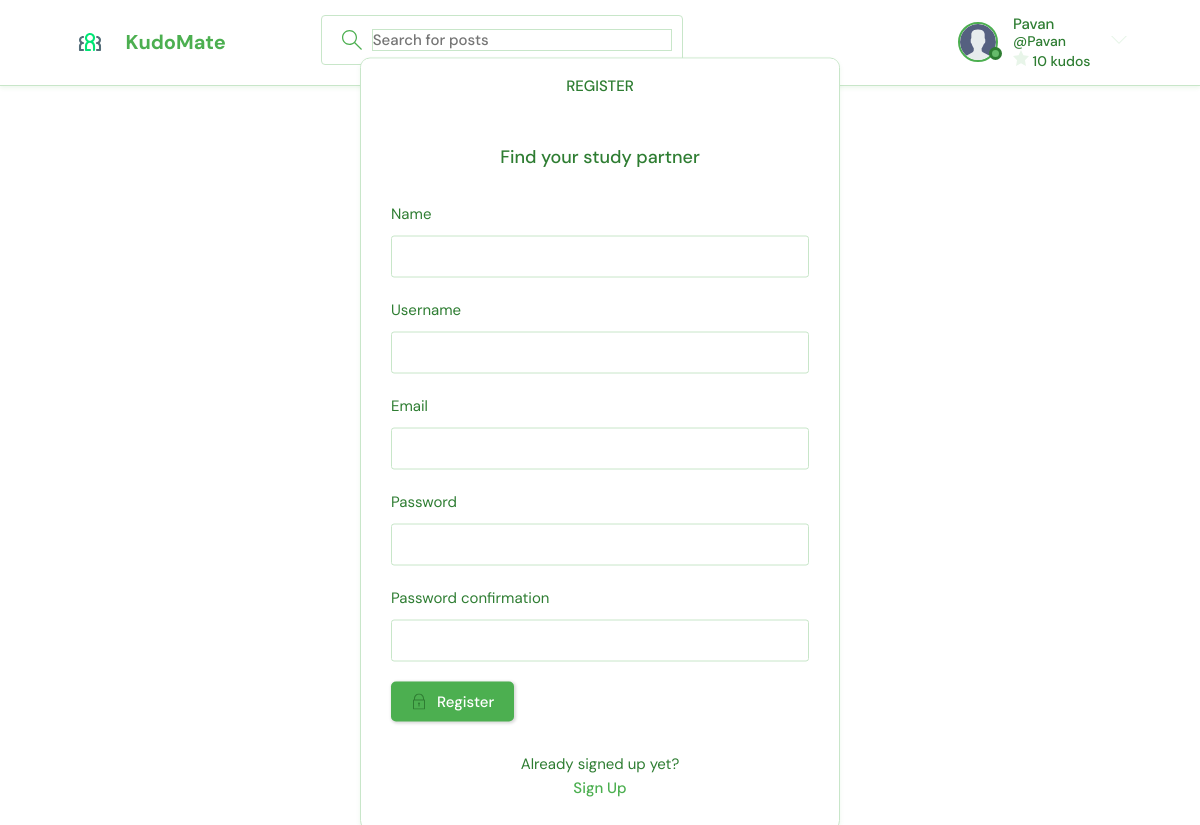
Page /register/ (signed in) on the committed database.
### base/models.py (models this page shows)
class User(AbstractUser):
    name = models.CharField(max_length=200, null=True)
    email = models.EmailField(unique=True, null=True)
    bio = models.TextField(null=True)
    avatar = models.ImageField(null=True, default="avatar.svg")
    credits = models.IntegerField(default=0)
    USERNAME_FIELD = 'email'
    REQUIRED_FIELDS = ['username']  # email is automatically required by USERNAME_FIELD
    objects = UserManager()

### base/views.py (the view, shortened to what this page needs)
# urls.py: path('register/', views.registerPage, name="register"),
def registerPage(request):
    form = MyUserCreationForm()
    return render(request, 'base/login_register.html', {'form': form})

### base/forms.py
class MyUserCreationForm(UserCreationForm):
    class Meta:
        model = User
        fields = ['name', 'username', 'email', 'password1', 'password2']

### base/templates/base/login_register.html (shortened to what this page needs)
{% extends 'main.html' %}
{% block content %}
<main class="auth layout">
  {% if page == 'login' %}
  <div class="container">
    <div class="layout__box">
      <div class="layout__boxHeader">
        <div class="layout__boxTitle">
          <h3>Login</h3>
        </div>
      </div>
      <div class="layout__body">
        <h2 class="auth__tagline">Find your study partner</h2>
        <form class="form" action="" method="POST">
          {% csrf_token %}
          <div class="form__group form__group">
            <label for="room_name">Email</label>
            <input id="username" name="email" type="email" placeholder="e.g. dennis_ivy@email.com />
          </div>
          <div class=" form__group">
            <label for="password">Password</label>
            <input id="password" name="password" type="password"
              placeholder="&bull;&bull;&bull;&bull;&bull;&bull;&bull;&bull;" />
          </div>
          <button class="btn btn--main" type="submit">
            <svg version="1.1" xmlns="http://www.w3.org/2000/svg" width="32" height="32" viewBox="0 0 32 32">
              <title>lock</title>
              <path
                d="M27 12h-1v-2c0-5.514-4.486-10-10-10s-10 4.486-10 10v2h-1c-0.553 0-1 0.447-1 1v18c0 0.553 0.447 1 1 1h22c0.553 0 1-0.447 1-1v-18c0-0.553-0.447-1-1-1zM8 10c0-4.411 3.589-8 8-8s8 3.589 8 8v2h-16v-2zM26 30h-20v-16h20v16z">
              </path>
              <path
                d="M15 21.694v4.306h2v-4.306c0.587-0.348 1-0.961 1-1.694 0-1.105-0.895-2-2-2s-2 0.895-2 2c0 0.732 0.413 1.345 1 1.694z">
              </path>
            </svg>
            Login
          </button>
        </form>
        <div class="auth__action">
          <p>Haven't signed up yet?</p>
          <a href="{% url 'register' %}" class="btn btn--link">Sign Up</a>
        </div>
      </div>
    </div>
  </div>
  {% else %}
  <div class="container">
    <div class="layout__box">
      <div class="layout__boxHeader">
        <div class="layout__boxTitle">
          <h3>Register</h3>
        </div>
      </div>
      <div class="layout__body">
        <h2 class="auth__tagline">Find your study partner</h2>
        <form class="form" action="" method="POST">
          {% for field in form %}
          <div class="form__group form__group">
            <label for="room_name">{{field.label}}</label>
            {{field}}
          </div>
          {% endfor %}
          <button class="btn btn--main" type="submit">
            Register
          </button>
        </form>
        <div class="auth__action">
          <p>Already signed up yet?</p>
          <a href="{% url 'login' %}" class="btn btn--link">Sign Up</a>
        </div>
      </div>
    </div>
  </div>
  {% endif %}
</main>
{% endblock content %}

### templates/navbar.html (shortened to what this page needs)
{% load static %}
<header class="header header--loggedIn">
    <div class="container">
        <a href="{% url 'home' %}" class="header__logo">
            <img src="{% static 'images/logo.svg' %}" />
            <h1>KudoMate</h1>
        </a>
        <form class="header__search" method="GET" action="{% url 'home' %}">
            <label>
                <input name="q" placeholder="Search for posts" />
            </label>
        </form>
        <nav class="header__menu">
            {% if request.user.is_authenticated %}
            <div class="header__user">
                <a href="{% url 'update-user' %}">
                    <div class="avatar avatar--medium active">
                        <img src="{{request.user.avatar.url}}" />
                    </div>
                    <p>
                        {{request.user.username}}
                        <span>@{{request.user.username}}</span>
                        <span class="credits-display">
                            <svg version="1.1" xmlns="http://www.w3.org/2000/svg" width="32" height="32" viewBox="0 0 32 32">
                                <title>star</title>
                                <path d="M16 0l4.9 10.5 11.1 1.6-8 8.2 1.9 11.7-9.9-5.4-9.9 5.4 1.9-11.7-8-8.2 11.1-1.6z"></path>
                            </svg>
                            {{ request.user.credits }} kudos
                        </span>
                    </p>
                </a>
                <button class="dropdown-button">
                    <svg version="1.1" xmlns="http://www.w3.org/2000/svg" width="32" height="32" viewBox="0 0 32 32">
                        <title>chevron-down</title>
                        <path d="M16 21l-13-13h-3l16 16 16-16h-3l-13 13z"></path>
                    </svg>
                </button>
            </div>
            {% else %}
            <a href="{% url 'login' %}">
                <img src="{% static 'images/avatar.svg' %}" />
                <p>Login</p>
            </a>
            {% endif %}
        </nav>
    </div>
</header>

### static/styles/light-theme-override.css (style rules this page uses)
body { background-color: #FFFFFF !important; color: #2E7D32 !important; }
.header { background-color: #FFFFFF !important; border-bottom: 1px solid #C8E6C9 !important; box-shadow: 0 2px 4px rgba(76, 175, 80, 0.1) !important; }
.header__logo h1 { color: #4CAF50 !important; }
.roomListRoom, .activities, .layout__box, .room { background-color: #FFFFFF !important; border: 1px solid #C8E6C9 !important; box-shadow: 0 2px 4px rgba(76, 175, 80, 0.1) !important; }
.header__search > label { background-color: #FFFFFF !important; border: 1px solid #C8E6C9 !important; }
.header__search input { color: #2E7D32 !important; }
h1, h2, h3, h4, h5, h6, p, span { color: #2E7D32 !important; }
a { color: #4CAF50 !important; }
.btn--main { background-color: #4CAF50 !important; color: #FFFFFF !important; }
input, textarea, select { background-color: #FFFFFF !important; border: 1px solid #C8E6C9 !important; color: #2E7D32 !important; }
[class*="__box"], [class*="__header"], [class*="__content"] { background-color: #FFFFFF !important; }
* { color: #2E7D32; }

### rows in the picture
User: user.avatar (placeholder picture), user.username "Pavan", user.credits "10"

### other values in the picture
{{ field.label }} "Name" "Username" "Email" "Password" "Password confirmation"
